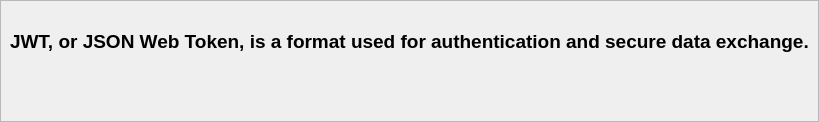
            <widget class="QWidget" name="page">
             <layout class="QVBoxLayout" name="verticalLayout_11">
              <property name="leftMargin">
               <number>0</number>
              </property>
              <property name="topMargin">
               <number>0</number>
              </property>
              <property name="rightMargin">
               <number>0</number>
              </property>
              <property name="bottomMargin">
               <number>0</number>
              </property>
              <item>
               <widget class="QFrame" name="frame_10">
                <property name="styleSheet">
                 <string notr="true"/>
                </property>
                <property name="frameShape">
                 <enum>QFrame::Shape::StyledPanel</enum>
                </property>
                <property name="frameShadow">
                 <enum>QFrame::Shadow::Raised</enum>
                </property>
                <layout class="QVBoxLayout" name="verticalLayout_12">
                 <item alignment="Qt::AlignmentFlag::AlignHCenter">
                  <widget class="QLabel" name="label_3">
                   <property name="sizePolicy">
                    <sizepolicy hsizetype="Preferred" vsizetype="Preferred">
                     <horstretch>0</horstretch>
                     <verstretch>0</verstretch>
                    </sizepolicy>
                   </property>
                   <property name="minimumSize">
                    <size>
                     <width>500</width>
                     <height>0</height>
                    </size>
                   </property>
                   <property name="text">
                    <string/>
                   </property>
                   <property name="pixmap">
                    <pixmap resource="resources.qrc">:/icons/icons/JWT_Logo.png</pixmap>
                   </property>
                   <property name="scaledContents">
                    <bool>true</bool>
                   </property>
                   <property name="margin">
                    <number>-20</number>
                   </property>
                  </widget>
                 </item>
                 <item alignment="Qt::AlignmentFlag::AlignHCenter">
                  <widget class="QLabel" name="label_18">
                   <property name="font">
                    <font>
                     <pointsize>14</pointsize>
                     <bold>true</bold>
                    </font>
                   </property>
                   <property name="text">
                    <string>JWT, or JSON Web Token, is a format used for authentication and secure data exchange.
</string>
                   </property>
                  </widget>
                 </item>
                 <item alignment="Qt::AlignmentFlag::AlignHCenter">
                  <widget class="QLabel" name="label_4">
                   <property name="font">
                    <font>
                     <pointsize>20</pointsize>
                     <italic>true</italic>
                     <bold>true</bold>
                    </font>
                   </property>
                   <property name="styleSheet">
                    <string notr="true">color: rgb(255, 255, 255);</string>
                   </property>
                   <property name="text">
                    <string>&lt;Decode, Verify and Generate JSON Web Tokens&gt;</string>
                   </property>
                  </widget>
                 </item>
                </layout>
               </widget>
              </item>
             </layout>
            </widget>
